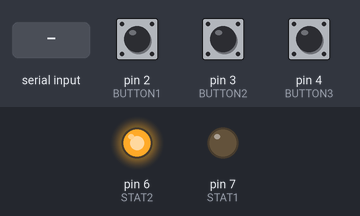
Simulated run of this sketch. Board: Arduino Uno, built with avr-gcc and run on an emulated ATmega328P. Parts: output pins drawn as LEDs (lit = HIGH). The test bench sets the inputs (shaded band); at power-on: pin 2 (BUTTON1) HIGH, pin 3 (BUTTON2) HIGH, pin 4 (BUTTON3) HIGH. What the sketch prints to the serial monitor is not drawn.

Above: at 0.1 s.
At 1.8 s:
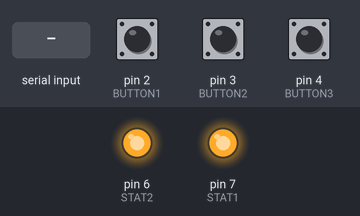
1.9 s: pin 2 (BUTTON1) pulled LOW for 0.15 s
3.5 s: byte 30 received over Serial
5.0 s: byte 90 received over Serial
6.5 s: byte 120 received over Serial
8.0 s: pin 2 (BUTTON1) pulsed LOW 5 times (0.12 s each, 0.3 s apart)
11.0 s: pin 3 (BUTTON2) pulsed LOW 5 times (0.12 s each, 0.3 s apart)
Timing chart, 0 to 14.0 s (numbered marks = the images above; inputs shaded):
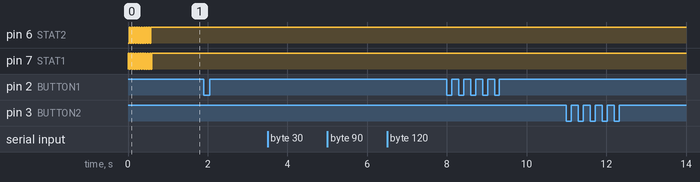

Measured:
- after the input at 1.9 s, every drawn part: stays the same
- after the input at 3.5 s, every drawn part: stays the same
- after the input at 5.0 s, every drawn part: stays the same
- after the input at 6.5 s, every drawn part: stays the same
- after the input at 8.0 s, every drawn part: stays the same
- after the input at 11.0 s, every drawn part: stays the same

The sketch:

sparkfun_test_sketch.ino
```cpp
//This sketch is used to test if the Sparkfun Midi shield is working as it supposed to
//Change the baud rate to 9200 if you want to test using the IDEs serial monitor.
// Baud rate for Midi is set at 31250 as industry standard hence to use the MIDI out pins this is the rate which needs to be set
// When baud rate other than 31250 is used, the

// defines for MIDI Shield components only
#define KNOB1  0
#define KNOB2  1

#define BUTTON1  2
#define BUTTON2  3
#define BUTTON3  4

#define STAT1  7
#define STAT2  6

#define OFF 1
#define ON 2
#define WAIT 3

byte incomingByte;
byte note;
byte velocity;
int pot;

byte byte1;
byte byte2;
byte byte3;

int action=2; //1 =note off ; 2=note on ; 3= wait


void setup() {

  pinMode(STAT1,OUTPUT);
  pinMode(STAT2,OUTPUT);

  pinMode(BUTTON1,INPUT);
  pinMode(BUTTON2,INPUT);
  pinMode(BUTTON3,INPUT);

  digitalWrite(BUTTON1,HIGH);
  digitalWrite(BUTTON2,HIGH);
  digitalWrite(BUTTON3,HIGH);

  for(int i = 0;i < 10;i++) // flash MIDI Sheild LED's on startup
  {
    digitalWrite(STAT1,HIGH);
    digitalWrite(STAT2,LOW);
    delay(30);
    digitalWrite(STAT1,LOW);
    digitalWrite(STAT2,HIGH);
    delay(30);
  }
  digitalWrite(STAT1,HIGH);
  digitalWrite(STAT2,HIGH);

  //start serial with midi baudrate 31250
  Serial.begin(31250);
}

void loop () {

  //*************** MIDI OUT ***************//

  //pot = analogRead(0);
  //note = pot/8;  // convert value to value 0-127

  note = 50;

  if(button(BUTTON1) || button(BUTTON2) || button(BUTTON3))
  {
    Midi_Send("hello",0x02,0x01);
    while(button(BUTTON1) || button(BUTTON2) || button(BUTTON3));
  }

  //*************** MIDI LOOPBACK ******************//
  if(Serial.available() > 0)
  {
    byte1 = Serial.read();
    byte2 = Serial.read();
    byte3 = Serial.read();

    Midi_Send(byte1, byte2, byte3);
  }
}

void Midi_Send(char cmd, byte data1, byte data2) {
  Serial.write(cmd);
  Serial.write(data1);
  Serial.write(data2);
}

char button(char button_num)
{
  return (!(digitalRead(button_num)));
}
```
